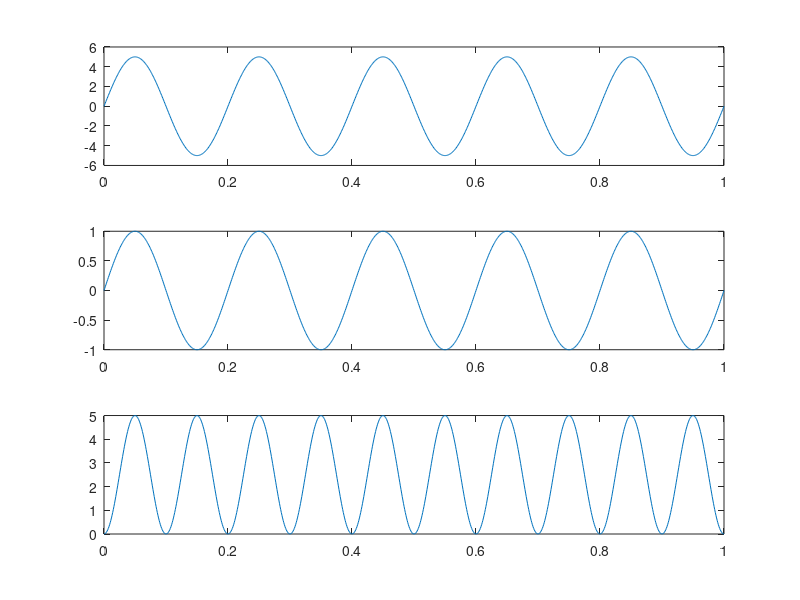

MATLAB code for this plot:
clc
clear all

 msa = input ('enter message amplitude ');
 csa = input ('enter carrier amplitude ');
 fm = input ('enter message frequency '); 
 fc = input ('enter carrier frequency ');
 m = msa/csa ;
 t = 0:0.001:1 ;
 w1 = (2  * pi * fm *  t) ;
 w2 = ( 2 * pi * fc * t ) ;
 
 
 %---------------------------------
 
 ms = msa * sin (w1); % message signal 
 %plotting message signal 
 subplot(3,1,1);
 plot(t,ms);
 %plotting carrier signal 
 cs = sin (w2);
 subplot(3,1,2);
 plot(t,cs);
 
 %--------------------------------
 
 dsbsc = csa  * m.*  sin(w1).*sin( w2);
 
 subplot(3,1,3);
 plot(t,dsbsc);